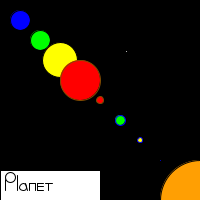
Frame 1 (no input)
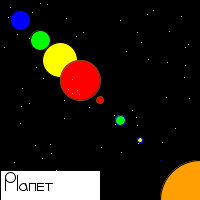
Frame 60 (the mouse pressed at the canvas centre just before this capture)
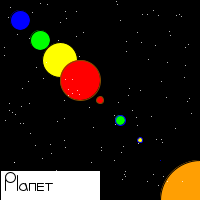
Frame 120 (the mouse held since frame 60 and released just before this capture)

The Processing sketch that drew these frames (run headless with seeded random() and noise(); from frame 60 on, the mouse is pressed at the canvas centre):

// Processing sketch: processing_40294
// ── processing_40294.pde

/***

This is program that sketches a model of our solar system. 
Stars are set to twinkle every frame that passes. Enjoy.

credits to 
http://www.enotes.com/science-fact-finder/space/what-colors-planets
http://www.universetoday.com/15568/how-many-planets-are-in-the-solar-system/

***/

// By Allen Andrew Vanevery Jr
void setup() {
size(200,200); // Set the size of the window
background(0); // Draw a black background
smooth();

//Sun
fill(255,159,3); //redorange
ellipse(200,200,80,80); //Sun

// Planets
fill(0,0,255);
ellipse(20,20,20,20); // Neptune

fill(0,255,0);
ellipse(40,40,20,20); // Uranus

fill(255,255,0);
ellipse(60,60,35,35); // Saturn

stroke(131,75,0); //Brown
fill(255,0,0); // Red
ellipse(80,80,40,40); // Jupiter

fill(255,0,0); //Red
ellipse(100,100,7,7); // Mars

stroke(0,0,255);
fill(0,255,0); //Green
ellipse(120,120,10,10); // Earth

fill(255,255,0); //Yellow
ellipse(140,140,5,5); // Venus

fill(255,147,5); //Orange
point(160,160); // Mercury

//Legend
fill(255);
stroke(0);
rect(0,170,100,35);

//The Word Planet
line(5,175,5,190);//P
ellipse(10,177,10,10);

line(17,175,17,190); //L

ellipse(23,187,7,7); //A
line(25,183,27,190);

line(29,183,29,190); //N
line(29,183,35,183);
line(35,183,35,190);

line(37,183,43,183); //E
line(37,183,37,190);
line(37,186,43,186);
line(37,190,43,190);

line(45,183,52,183); //T
line(48,183,48,190);
}
//Stars
void draw() {
int starX = int(random(1,195));
int starY = int(random(1,195));
stroke(255);
point(starX,starY);
}
